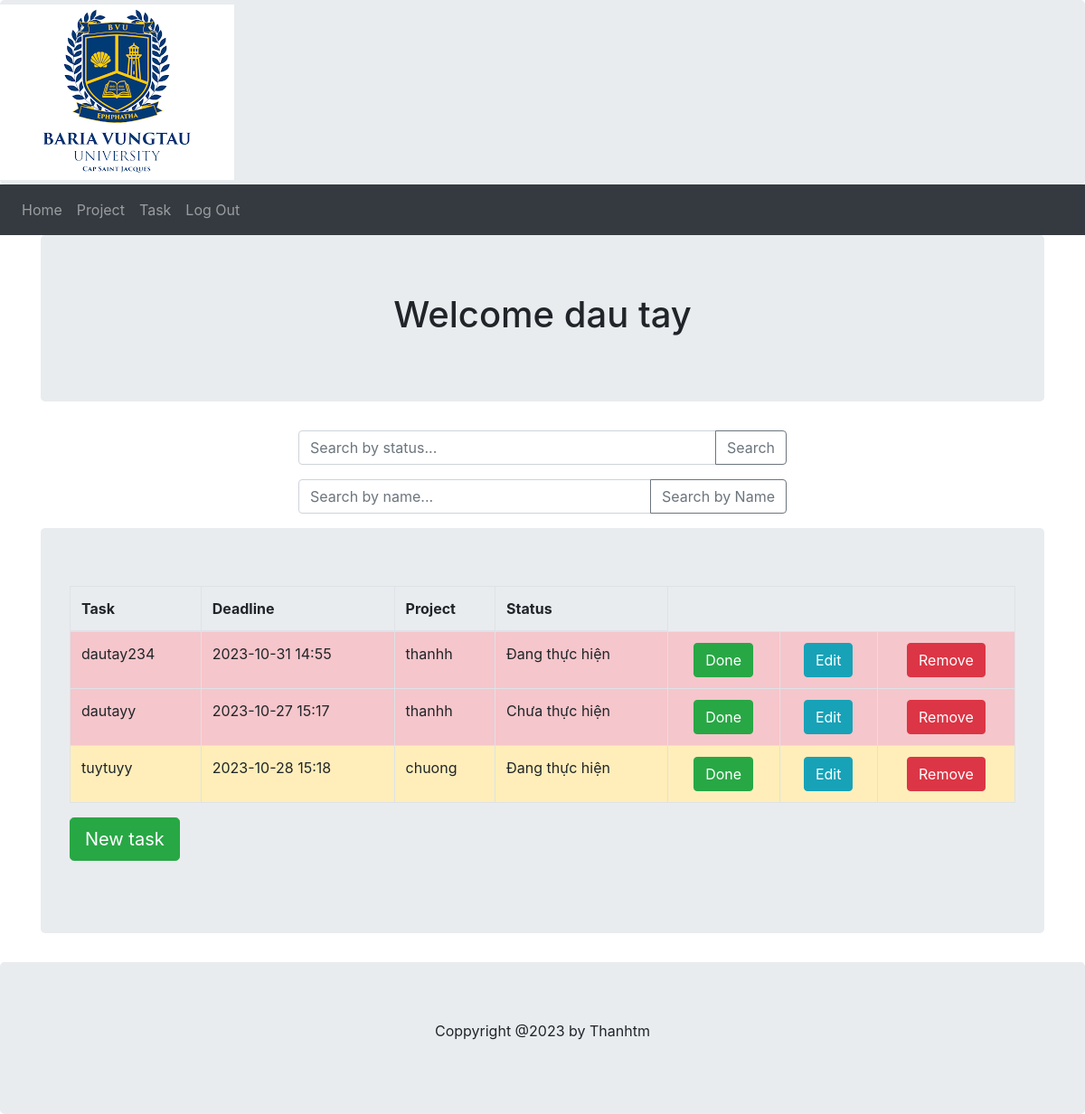
/userTask (signed in), run on an earlier commit of the app's database.
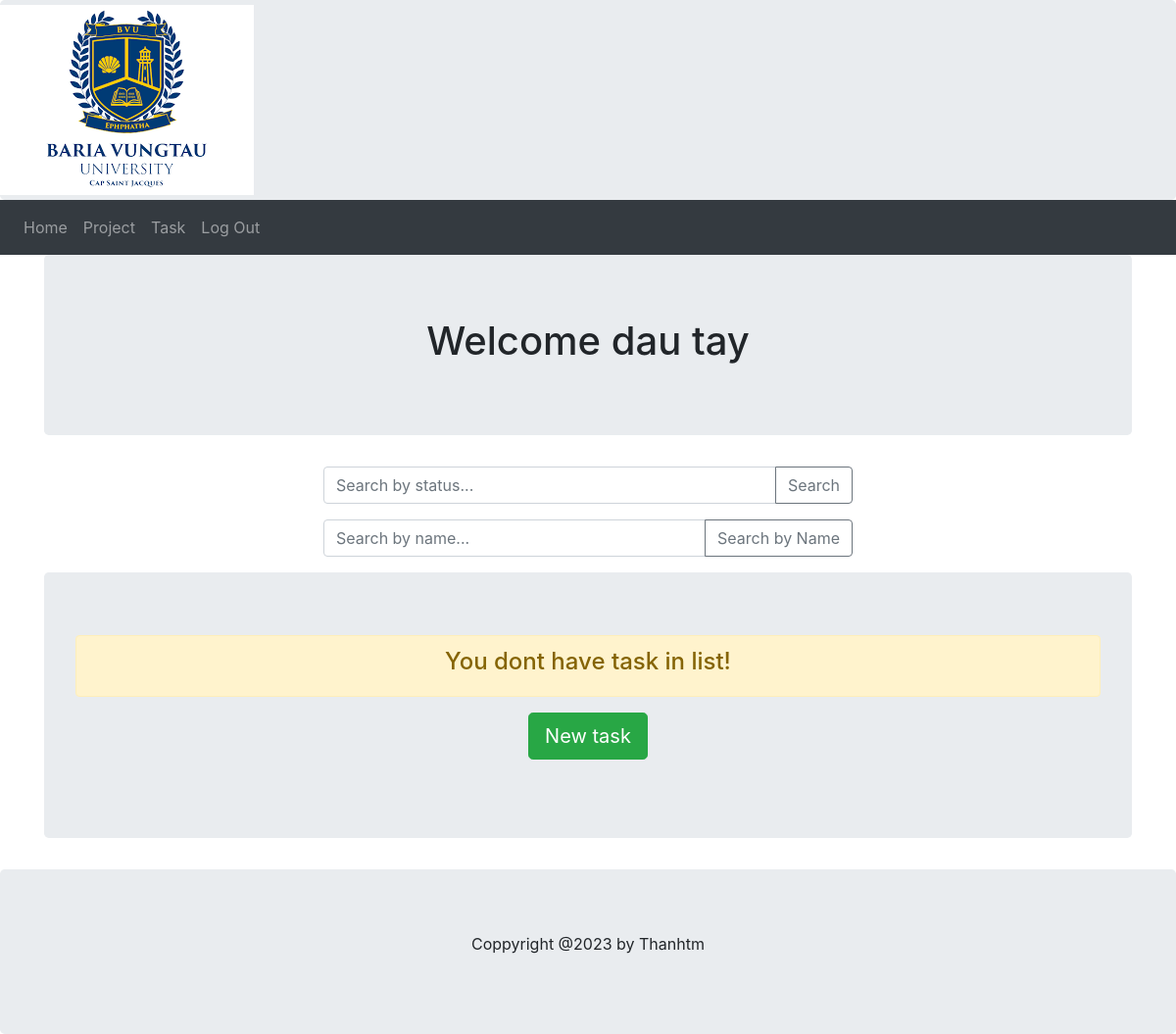
And on a later commit of the database.
### models.py (models this page shows, shortened)
class Task(db.Model):
    task_id = db.Column(db.Integer, Sequence('task_id_seq'), primary_key=True)
    description = db.Column(db.String(255), nullable=False)
    isCompleted = db.Column(db.Boolean, default=False)
    deadline = db.Column(db.DateTime, nullable=True)
    project_id = db.Column(db.Integer, ForeignKey('project.project_id', name='fk_task_project'))
    project = db.relationship('Project', back_populates='tasks')
    priority_id = db.Column(db.Integer, ForeignKey('priority.priority_id', name='fk_task_priority'))
    priority = db.relationship('Priority', back_populates='tasks')
    status_id = db.Column(db.Integer, ForeignKey('status.status_id', name='fk_task_status'))
    status = db.relationship('Status', back_populates='tasks')
    def getPriorityClass(self):
        if (self.priority_id == 1):
            return "table-danger"
        elif (self.priority_id == 2):
            return "table-warning"
        elif (self.priority_id == 3):
            return "table-info"
        else:
            return "table-primary"

class Project(db.Model):
    project_id = db.Column(db.Integer, Sequence('project_id_seq'), primary_key=True)
    name = db.Column(db.String(255), nullable=False)
    description = db.Column(db.String(255), nullable=False)
    deadline = db.Column(db.DateTime, nullable=False)
    tasks = db.relationship('Task', back_populates='project', cascade='all, delete-orphan')
    user_id = db.Column(db.Integer, ForeignKey('user.user_id', name='fk_project_user'))
    user = db.relationship('User', back_populates='projects')
    status_id = db.Column(db.Integer, ForeignKey('status.status_id', name='fk_project_status'))
    status = db.relationship('Status', back_populates='projects')
    def __repr__(self):
        return '{}'.format(self.name)

class Status(db.Model):
    status_id = db.Column(db.Integer, Sequence('status_id_seq'), primary_key=True)
    description = db.Column(db.String(255), nullable=False)
    projects = db.relationship('Project', back_populates='status')
    tasks = db.relationship('Task', back_populates='status')
    def __repr__(self):
        return '{}'.format(self.description)

### main.py (the view)
@app.route('/userTask', methods=['GET', 'POST'])
def userTask():
    _user_id = session.get('user')
    if _user_id:
        user = db.session.query(models.User).filter_by(user_id=_user_id).first()
        projects = user.projects
        tasks = []
        for project in projects:
            tasks.extend(project.tasks.copy())  # Sử dụng bản sao của danh sách tasks
        return render_template('usertask.html', user=user, projects=projects, tasks=tasks)
    else:
        return redirect('/')

### templates/usertask.html (shortened to what this page needs)
{% extends "userbase.html" %}
{% block content %}
    <div class="container">
        <div class="jumbotron text-center">
            <h1>Welcome {{ user.first_name }} {{ user.last_name }}</h1>
        </div>
        <div class="row justify-content-center">
            <div class="col-md-6">
                <form action="/searchTask" method="post">
                    <div class="input-group mb-3">
                        <input type="text" class="form-control" placeholder="Search by status..." name="search_query" aria-describedby="button-addon2">
                        <div class="input-group-append">
                            <button class="btn btn-outline-secondary" type="submit" id="button-addon2">Search</button>
                        </div>
                    </div>
                </form>
            </div>
        </div>
        <div class="row justify-content-center">
            <div class="col-md-6">
                <form action="/searchByNameTask" method="post">
                    <div class="input-group mb-3">
                        <input type="text" class="form-control" placeholder="Search by name..." name="search_name_query" aria-describedby="button-addon3">
                        <div class="input-group-append">
                            <button class="btn btn-outline-secondary" type="submit" id="button-addon3">Search by Name</button>
                        </div>
                    </div>
                </form>
            </div>
        </div>
            {% if tasks %}
            <div class="jumbotron">
                <table class="table table-striped table-bordered table-hover">
                    <thead>
                        <tr>
                            <th>Task</th>
                            <th>Deadline</th>
                            <th>Project</th>
                            <th>Status</th>
                        </tr>
                    </thead>
                    <tbody>
                        {% for task in tasks %}
                            {% if task.isCompleted == False %}
                                <tr class="{{ task.getPriorityClass() }}">
                                    <td>{{ task.description }}</td>
                                    <td>{{ task.deadline.strftime('%Y-%m-%d %H:%M') }}</td>
                                    <td>{{ task.project }}</td>
                                    <td>{{ task.status }}</td>
                                    <td class="text-center">
                                        <form action="/doneTask" method="post">
                                            <button type="submit" class="btn btn-success">Done</button>
                                        </form>
                                    </td>
                                    <td class="text-center">
                                        <form action="/editTask" method="post">
                                            <button type="submit" class="btn btn-info">Edit</button>
                                        </form>
                                    </td>
                                    <td class="text-center">
                                        <form action="/deleteTask" method="post">
                                            <button type="submit" class="btn btn-danger">Remove</button>
                                        </form>
                                    </td>
                                </tr>
                            {% endif %}
                        {% endfor %}
                    </tbody>
                </table>
                <p><a class="btn btn-lg btn-success" href="/newTask">New task</a></p>
            </div>
            {% else %}
            <div class="jumbotron text-center">
                <div class="alert alert-warning text-center">
                    <h4>You dont have task in list!</h4>
                </div>
                <p><a class="btn btn-lg btn-success" href="/newTask">New task</a></p>
            </div>
            {% endif %}
    </div>
{% endblock %}

What changed in the data, as far as the page shows it:
removed Task: description "dautay234", deadline "2023-10-31 14:55", project "thanhh", status "Đang thực hiện"
removed Task: description "dautayy", deadline "2023-10-27 15:17", project "thanhh", status "Chưa thực hiện"
removed Task: description "tuytuyy", deadline "2023-10-28 15:18", project "chuong", status "Đang thực hiện"
Also different on the page:
text no longer shown: "Task Deadline Project Status"
text now shown: "You dont have task in list!"
